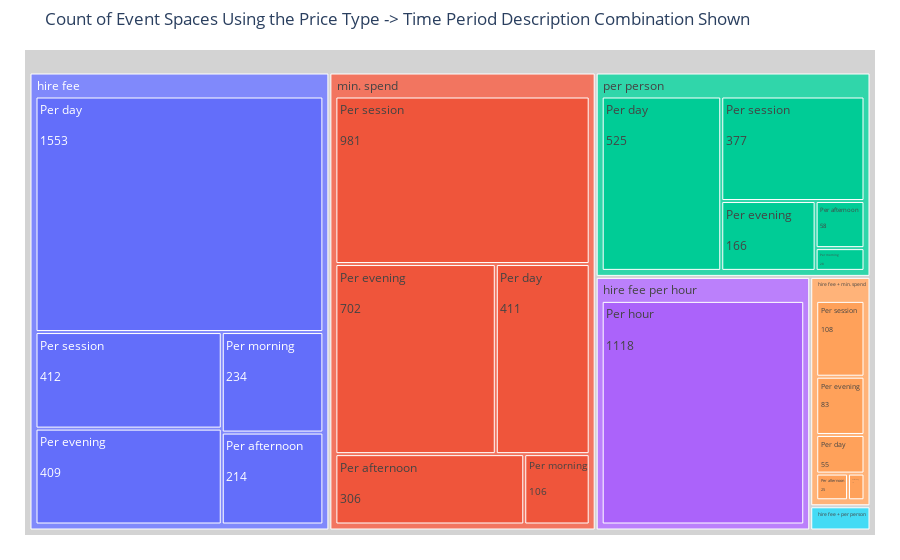

Notebook source saved alongside this figure:
### Markdown cell above
**price_types_per_space** now contains 1 row per event space and in the **price_type** column it has combined all price types used by that event space into a single string e.g. if a venue used 'hire fee' and 'min. spend' then it would have 'hire fee - min. spend' in the **price_type** column. We will now perform a value count on this to get the relative number of event spaces using different combinations of price types. We will plot this as well.

### Code cell
fig = px.treemap(price_types_and_times, path=['price_type', 'time_period_desc'],
                 values='count_per_combo', 
                 title = 'Count of Event Spaces Using the Price Type -> Time Period Description Combination Shown')
fig.update_traces(root_color="lightgrey")
fig.update_layout(margin = dict(t=50, l=25, r=25, b=25))

# Extract parents (price type) from figure 
parents = fig.data[0].parents
# Extract labels (time period) from figure
labels = fig.data[0].labels
# Concat parent (price type) with labels (time period) to get unique key to map 
# back to price_types_and_times
key = parents + labels
# Turn into dataframe
key_df = pd.DataFrame(key, columns = ['data'])
# Create matching key in price_types_and_times
price_types_and_times['key'] = (price_types_and_times.price_type 
                                + price_types_and_times.time_period_desc
                            )
# Merge with price_types_and_times so we can get the counts data per label
matched_data = key_df.merge(price_types_and_times, left_on='data', 
             right_on='key', how = 'left')
# Create new labels that combines the time period desc 
# and the count of event spaces using the time period and price type combination  
new_labels = (matched_data['time_period_desc'] + '<br><br>'  
              + matched_data.count_per_combo.astype(str)
        )
# The labels for the parents (hire fee to hire fee per hour) will be nan because 
# they dont have a parent partner when key was made. Replace the nan values with 
# the original label
new_labels = np.where(new_labels.isnull(), labels, new_labels)
# Remove decimal places introduced because of the nan values above
new_labels = [label.replace('.0', '') for label in new_labels]
# Update figure labels with new labels, now the counts will be displayed
fig.data[0].labels = new_labels

fig.show()

### Figure 1 — Plotly figure (JSON) as saved in the notebook; plotly's stock layout.template omitted (floating-point values rounded to 4 significant figures)
{"data": [{"branchvalues": "total", "domain": {"x": [0, 1], "y": [0, 1]}, "hovertemplate": "labels=%{label}<br>count_per_combo=%{value}<br>parent=%{parent}<br>id=%{id}<extra></extra>", "ids": ["hire fee/Per afternoon", "hire fee + min. spend/Per afternoon", "hire fee + per person/Per afternoon", "min. spend/Per afternoon", "per person/Per afternoon", "hire fee/Per day", "hire fee + min. spend/Per day", "hire fee + per person/Per day", "min. spend/Per day", "per person/Per day", "hire fee/Per evening", "hire fee + min. spend/Per evening", "hire fee + per person/Per evening", "min. spend/Per evening", "per person/Per evening", "hire fee per hour/Per hour", "hire fee/Per morning", "hire fee + min. spend/Per morning", "hire fee + per person/Per morning", "min. spend/Per morning", "per person/Per morning", "hire fee/Per session", "hire fee + min. spend/Per session", "hire fee + per person/Per session", "min. spend/Per session", "per person/Per session", "hire fee", "hire fee + min. spend", "hire fee + per person", "hire fee per hour", "min. spend", "per person"], "labels": ["Per afternoon<br><br>214", "Per afternoon<br><br>25", "Per afternoon<br><br>2", "Per afternoon<br><br>306", "Per afternoon<br><br>58", "Per day<br><br>1553", "Per day<br><br>55", "Per day<br><br>4", "Per day<br><br>411", "Per day<br><br>525", "Per evening<br><br>409", "Per evening<br><br>83", "Per evening<br><br>8", "Per evening<br><br>702", "Per evening<br><br>166", "Per hour<br><br>1118", "Per morning<br><br>234", "Per morning<br><br>13", "Per morning<br><br>2", "Per morning<br><br>106", "Per morning<br><br>28", "Per session<br><br>412", "Per session<br><br>108", "Per session<br><br>14", "Per session<br><br>981", "Per session<br><br>377", "hire fee", "hire fee + min. spend", "hire fee + per person", "hire fee per hour", "min. spend", "per person"], "name": "", "parents": ["hire fee", "hire fee + min. spend", "hire fee + per person", "min. spend", "per person", "hire fee", "hire fee + min. spend", "hire fee + per person", "min. spend", "per person", "hire fee", "hire fee + min. spend", "hire fee + per person", "min. spend", "per person", "hire fee per hour", "hire fee", "hire fee + min. spend", "hire fee + per person", "min. spend", "per person", "hire fee", "hire fee + min. spend", "hire fee + per person", "min. spend", "per person", "", "", "", "", "", ""], "root": {"color": "lightgrey"}, "type": "treemap", "values": [214, 25, 2, 306, 58, 1553, 55, 4, 411, 525, 409, 83, 8, 702, 166, 1118, 234, 13, 2, 106, 28, 412, 108, 14, 981, 377, 2822, 284, 30, 1118, 2506, 1154]}], "layout": {"autosize": true, "legend": {"tracegroupgap": 0}, "margin": {"b": 25, "l": 25, "r": 25, "t": 50}, "title": {"text": "Count of Event Spaces Using the Price Type -> Time Period Description Combination Shown"}}}
